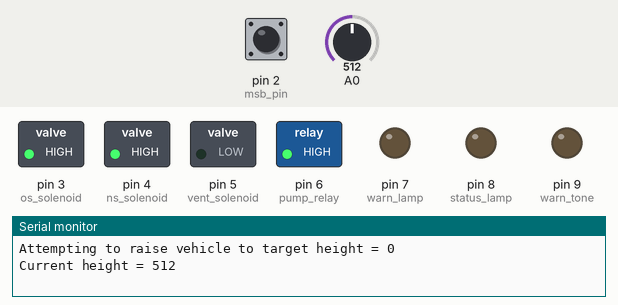
Simulated run of this sketch. Board: Arduino Uno, built with avr-gcc and run on an emulated ATmega328P. On the bench: switched loads named in the sketch (green lamp = pin HIGH), output pins drawn as LEDs (lit = HIGH), the last lines printed to the serial monitor. The test bench sets the inputs (shaded band); at power-on: A0 = 512, pin 2 (msb_pin) HIGH.

Above: at 1.2 s.
1.3 s: A0 set to 582
2.8 s: A0 set to 618
At 3.4 s:
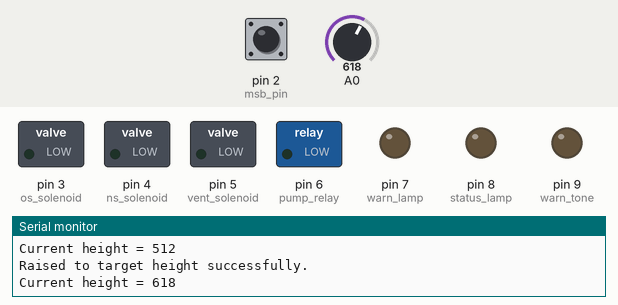
4.3 s: pin 2 (msb_pin) pulled LOW for 0.15 s
At 5.6 s:
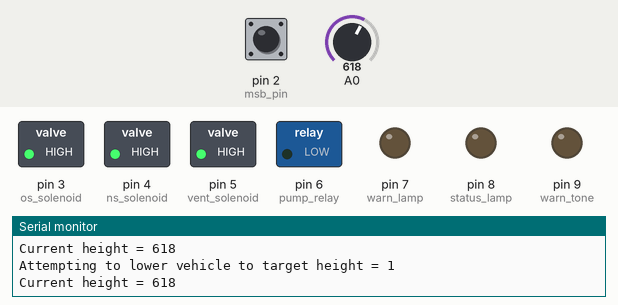
6.0 s: pin 2 (msb_pin) pulsed LOW 5 times (0.12 s each, 0.3 s apart)
At 6.95 s:
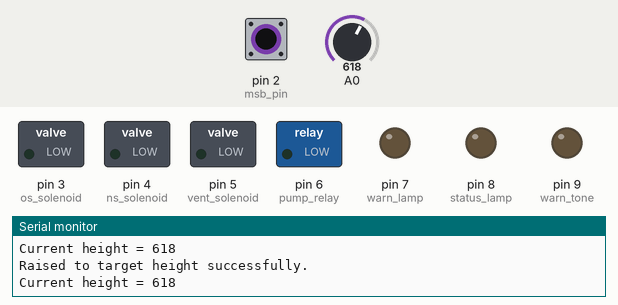
9.0 s: pin 2 (msb_pin) pulled LOW for 1 s
At 10.9 s:
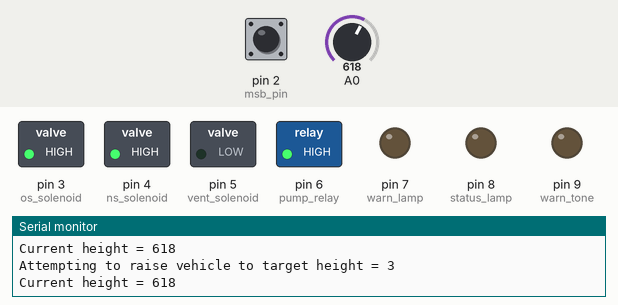
11.6 s: pin 2 (msb_pin) pulled LOW for 3.2 s
At 15.7 s:
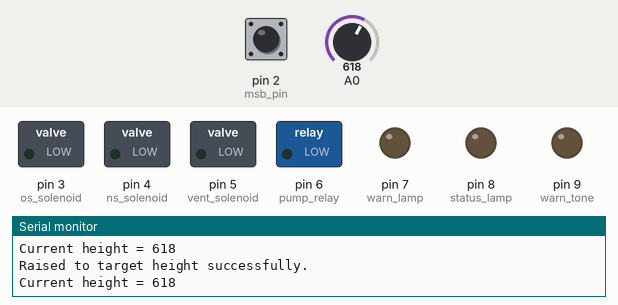
Timing chart, 0 to 17.2 s (numbered marks = the images above; inputs shaded):
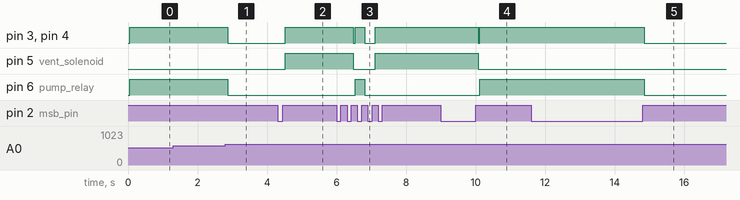

The sketch:

LR_D2_SLS_CTRL.ino
```cpp
// Land Rover Discovery 2 SLS Controller
// https://github.com/l-ox/land-rover-discovery-2-sls-controller
// By Luke Oxley
const int msb_pin = 2; // Assign pin for Mode Selector Button (MSB).
const int os_solenoid = 3; // Assign pin for O/S/R solenoid.
const int ns_solenoid = 4; // Assign pin for N/S/R solenoid.
const int vent_solenoid = 5; // Assign pin for vent solenoid.
const int pump_relay = 6; // Assign pin for pump relay.
const int warn_lamp = 7; // Assign pin for warning lamp.
const int status_lamp = 8; // Assign pin for status lamp.
const int warn_tone = 9; // Assign pin for warning tone.
const int height_deviation = 50; // Variable to set the max allowed +/- deviation before system activation.
int target_mode = 3; // Variable to store target mode.
int last_msb_state = LOW; // Variable to store the previous MSB state.
int msb_state; // Variable to store the current MSB state.
int current_height; // Variable to store the current vehicle height.
int current_mode; // Variable to store the current active mode.
int target_height; // Variable to store target vehicle height.
int direction; // Variable to store the current attempted lift direction.

void setup() {
  pinMode(msb_pin, INPUT_PULLUP); // Set the MSB pin as an input with an internal pull-up resistor.
  pinMode (os_solenoid, OUTPUT); // Set the O/S/R pin as an output.
  pinMode (ns_solenoid, OUTPUT); // Set the N/S/R pin as an output.
  pinMode (vent_solenoid, OUTPUT); // Set the vent solenoid pin as an output.
  pinMode (pump_relay, OUTPUT); // Set the pump relay pin as an output.
  pinMode (warn_lamp, OUTPUT); // Set the warning lamp pin as an output.
  pinMode (status_lamp, OUTPUT); // Set the status lamp pin as an output.
  pinMode (warn_tone, OUTPUT); // Set the warning tone pin as an output.
  Serial.begin(9600); // Initialise the Serial Monitor.
}

void loop() {
  msb_state = digitalRead(msb_pin); // Read the current state from the MSB*
  current_height = analogRead(A0);
  // Check if the MSB state has changed from LOW to HIGH (MSB depressed)*
  if (msb_state == HIGH && last_msb_state == LOW) {
    // Change the mode in sequence upon MSB activation and update Serial Monitor*
    target_mode = (target_mode + 1) % 4;
  }
  last_msb_state = msb_state; // Update MSB state for the next iteration.
  delay(50); // Debounce delay to avoid multiple readings due to button bouncing.
  // Set target heights based on mode.
  if (target_mode == 0) {
    target_height = 600;
  }
  if (target_mode == 1) {
    target_height = 400;
  }
  if (target_mode == 2) {
    target_height = 200;
  }
  if (target_mode == 3) {
    target_height = 800;
  }
  // Attempt to raise vehicle to target height.
  if (current_height < (target_height - height_deviation) && direction == 0) {
    digitalWrite(os_solenoid, HIGH);
    digitalWrite(ns_solenoid, HIGH);
    digitalWrite(pump_relay, HIGH);
    direction = 2;
    Serial.print("Attempting to raise vehicle to target height = ");
    Serial.println(target_mode);
    Serial.print("Current height = ");
    Serial.println(current_height);
  }
  // Deactivate system, vehicle reached target height successfully (UP).
   if (current_height > target_height && direction == 2) {
    digitalWrite(os_solenoid, LOW);
    digitalWrite(ns_solenoid, LOW);
    digitalWrite(pump_relay, LOW);
    direction = 0;
    current_mode = target_mode;
    Serial.println("Raised to target height successfully.");
    Serial.print("Current height = ");
    Serial.println(current_height);
   }
  // Attempt to lower vehicle to target height.
   if (current_height > (target_height + height_deviation) && direction == 0) {
    digitalWrite(os_solenoid, HIGH);
    digitalWrite(ns_solenoid, HIGH);
    digitalWrite(vent_solenoid, HIGH);
    direction = 1;
    Serial.print("Attempting to lower vehicle to target height = ");
    Serial.println(target_mode);
    Serial.print("Current height = ");
    Serial.println(current_height);
   }
  // Deactivate system, vehicle reached target height successfully (DOWN).
   if (current_height < target_height && direction == 1) {
    digitalWrite(os_solenoid, LOW);
    digitalWrite(ns_solenoid, LOW);
    digitalWrite(vent_solenoid, LOW);
    direction = 0;
    current_mode = target_mode;
    Serial.println("Lowered to target height successfully.");
    Serial.print("Current height = ");
    Serial.println(current_height);
   }
}
```

Measured:
- the behaviour switches between 600 and 601 on A0 (found by bisection; images 0 and 1)
- after the input at 1.3 s, every drawn part: stays the same
- after the input at 2.8 s, pin 3 (os_solenoid), pin 4 (ns_solenoid), pin 6 (pump_relay): HIGH → LOW after 0.06 s
- after the input at 4.3 s, pin 3 (os_solenoid), pin 4 (ns_solenoid), pin 5 (vent_solenoid): LOW → HIGH after 0.22 s
- after the input at 6.0 s, pin 3 (os_solenoid), pin 4 (ns_solenoid): HIGH → LOW after 0.48 s, → HIGH 0.05 s later, → LOW 0.27 s later, → HIGH 0.30 s later; pin 5 (vent_solenoid): HIGH → LOW after 0.48 s, → HIGH 0.62 s later; pin 6 (pump_relay): LOW → HIGH after 0.53 s, → LOW 0.27 s later
- after the input at 9.0 s, pin 3 (os_solenoid), pin 4 (ns_solenoid): HIGH → LOW after 1.1 s, → HIGH 0.05 s later; pin 5 (vent_solenoid): HIGH → LOW after 1.1 s; pin 6 (pump_relay): LOW → HIGH after 1.1 s
- after the input at 11.6 s, pin 3 (os_solenoid), pin 4 (ns_solenoid), pin 6 (pump_relay): HIGH → LOW after 3.3 s
